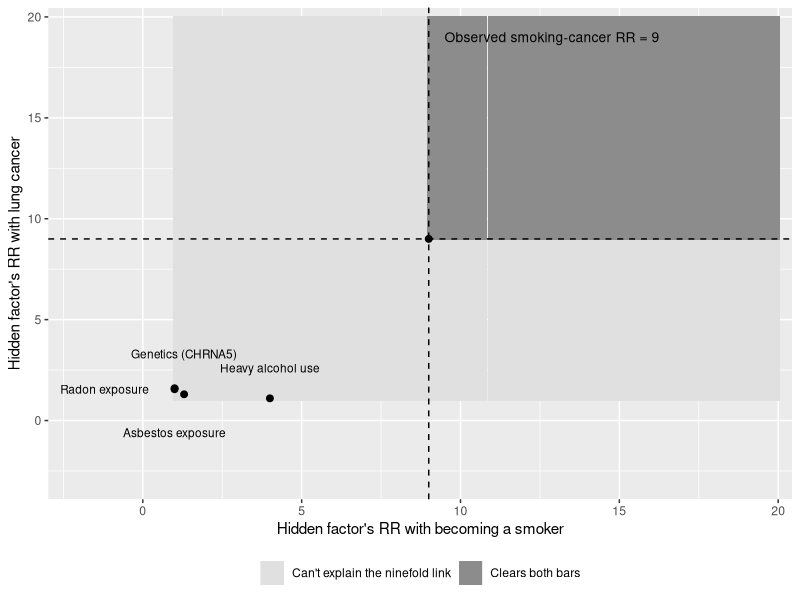
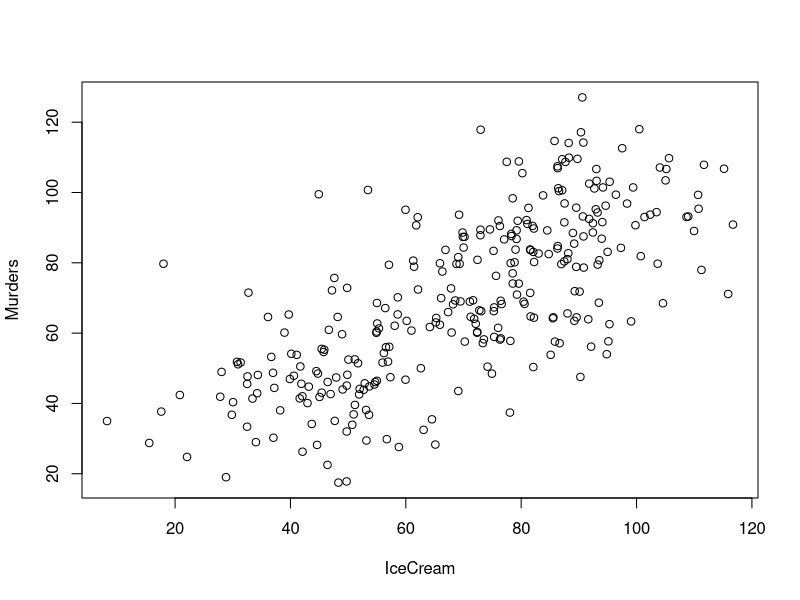
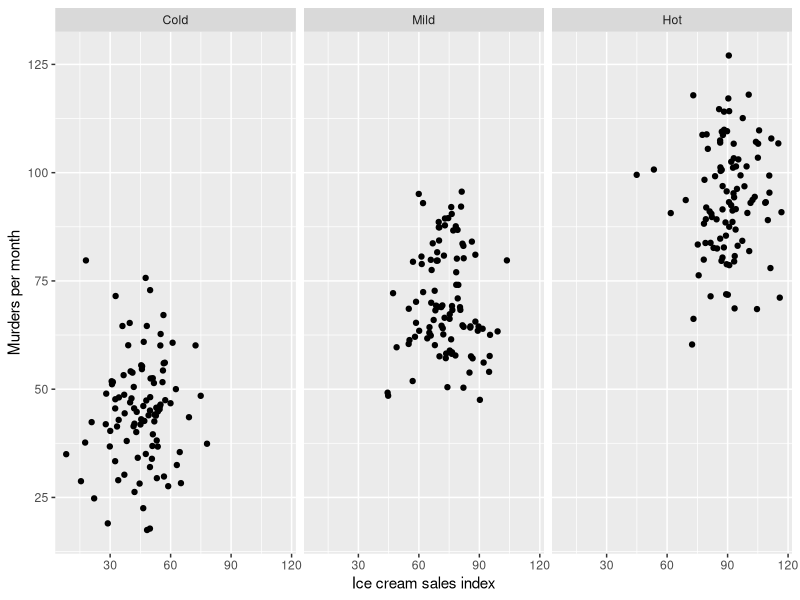
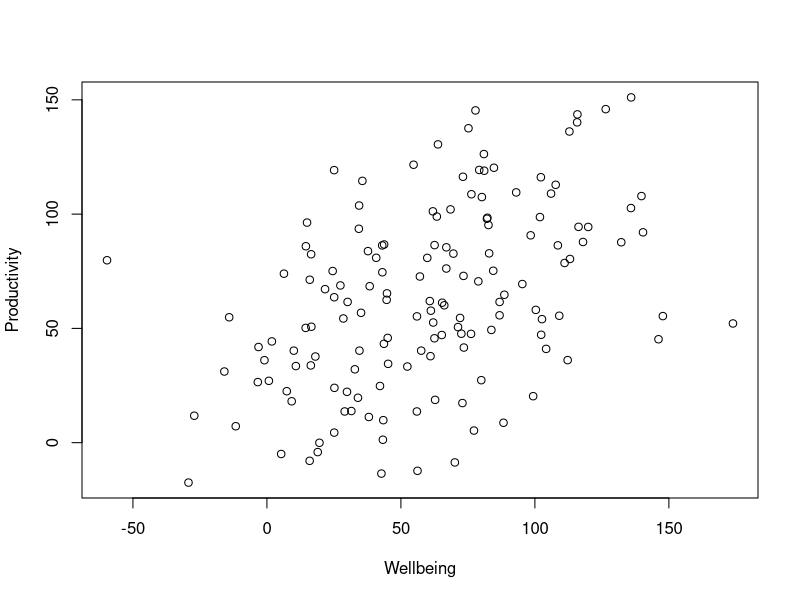
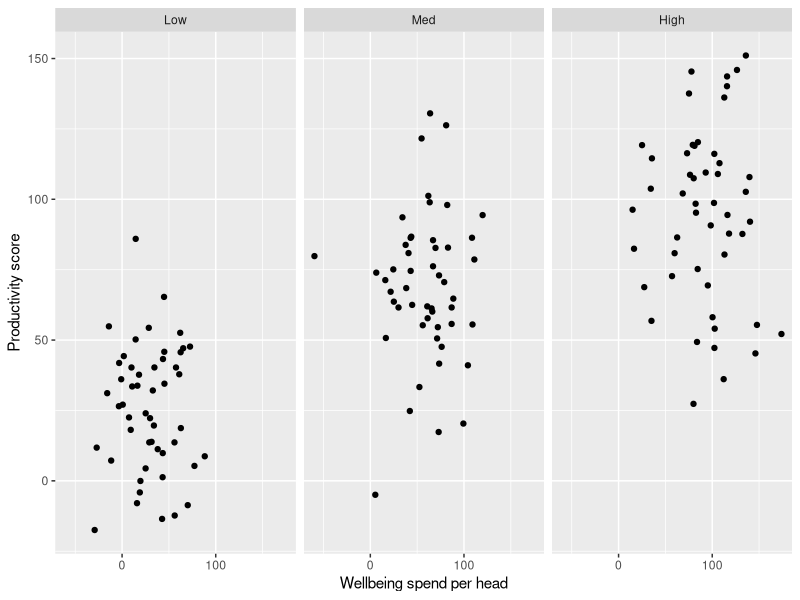
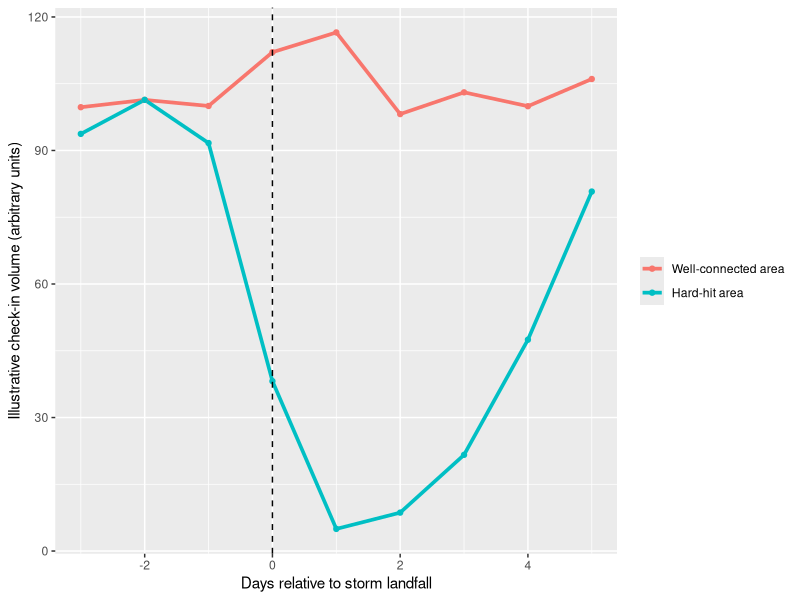
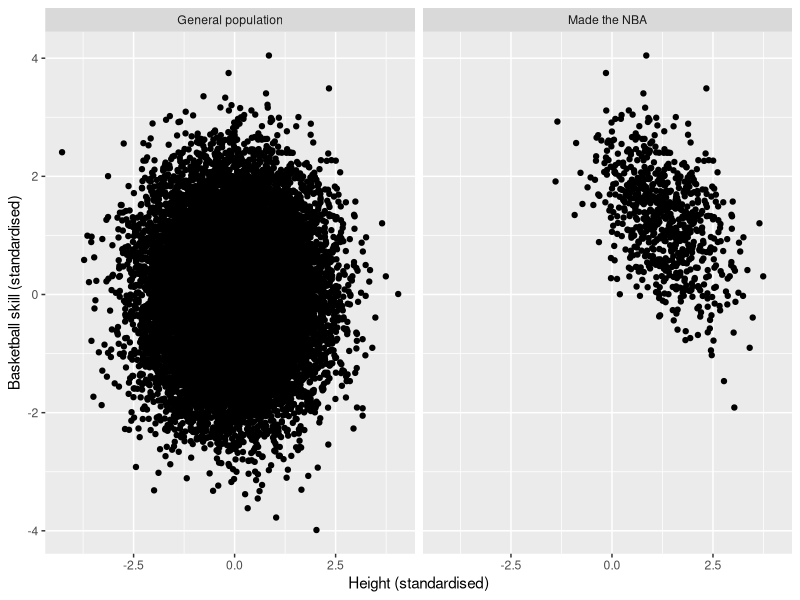
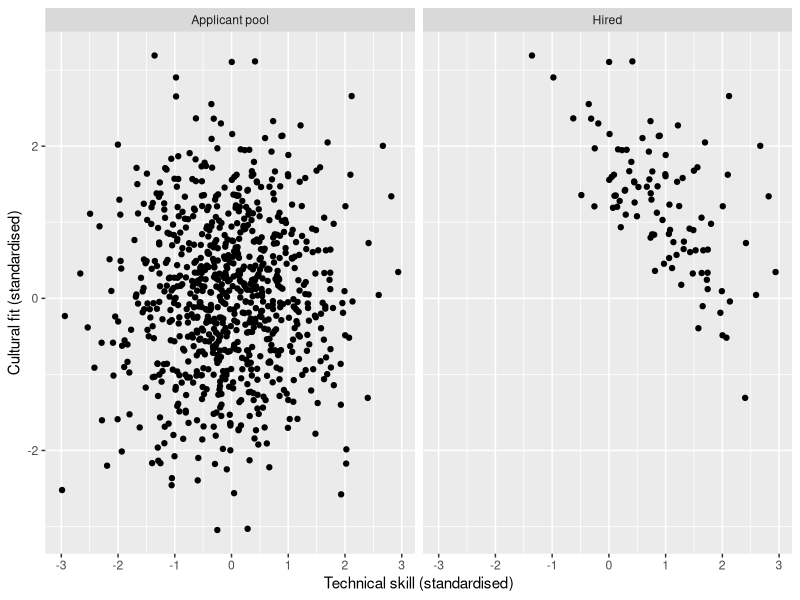

Source code (R) for these figures, in order:
## ---- chunk 1
knitr::opts_chunk$set(echo = FALSE, warning = FALSE, message = FALSE)
## ---- chunk 2
library(ggplot2)
## ---- chunk 3
RR_grid <- expand.grid(RR_smoke = seq(1, 20, 0.1), RR_cancer = seq(1, 20, 0.1))
RR_grid$Verdict <- ifelse(RR_grid$RR_smoke >= 9 & RR_grid$RR_cancer >= 9,
                           "Clears both bars", "Can't explain the ninefold link")

RR_points <- data.frame(
  Factor    = c("Genetics (CHRNA5)", "Radon exposure", "Asbestos exposure", "Heavy alcohol use"),
  RR_smoke  = c(1.3, 1.0, 1.0, 4.0),
  RR_cancer = c(1.3, 1.55, 1.6, 1.1),
  label_x   = c(1.3, 0.2, 1.0, 4.0),
  label_y   = c(3.3, 1.55, -0.6, 2.6),
  hjust     = c(0.5, 1, 0.5, 0.5)
)

ggplot(RR_grid, aes(RR_smoke, RR_cancer, fill = Verdict)) +
  geom_tile() +
  geom_vline(xintercept = 9, linetype = "dashed") +
  geom_hline(yintercept = 9, linetype = "dashed") +
  annotate("point", x = 9, y = 9, size = 2) +
  annotate("text", x = 9.5, y = 19, label = "Observed smoking-cancer RR = 9",
           hjust = 0, size = 3.5) +
  geom_point(data = RR_points, aes(RR_smoke, RR_cancer), inherit.aes = FALSE, size = 2) +
  geom_text(data = RR_points, aes(x = label_x, y = label_y, label = Factor, hjust = hjust),
            inherit.aes = FALSE, size = 3) +
  scale_fill_manual(values = c("Clears both bars" = "grey55",
                                "Can't explain the ninefold link" = "grey88")) +
  scale_x_continuous(expand = expansion(mult = c(0.16, 0.02))) +
  scale_y_continuous(expand = expansion(mult = c(0.16, 0.02))) +
  labs(x = "Hidden factor's RR with becoming a smoker",
       y = "Hidden factor's RR with lung cancer",
       fill = NULL) +
  theme(legend.position = "bottom")
## ---- chunk 4
set.seed(21)
Temp_grp <- rep(c("Cold", "Mild", "Hot"), each = 100)
Temp <- c(Cold = 45, Mild = 70, Hot = 90)[Temp_grp] + rnorm(300, 0, 4)

IceCream <- Temp + rnorm(300, 0, 11.7)
Murders <- Temp + rnorm(300, 0, 11.7)

plot(IceCream, Murders)
cor(IceCream, Murders)
## ---- chunk 5
Confound1 <- data.frame(IceCream, Murders,
                         Temp_grp = factor(Temp_grp, levels = c("Cold", "Mild", "Hot")))

ggplot(Confound1, aes(IceCream, Murders)) +
  geom_point() +
  facet_wrap(~ Temp_grp) +
  labs(x = "Ice cream sales index", y = "Murders per month")

tapply(seq_len(nrow(Confound1)), Confound1$Temp_grp,
       function(i) cor(Confound1$IceCream[i], Confound1$Murders[i]))
## ---- chunk 6
set.seed(271)
Res_grp <- rep(c("Low", "Med", "High"), each = 50)
Resourcing <- c(Low = 30, Med = 60, High = 90)[Res_grp] + rnorm(150, 0, 6)

Wellbeing <- Resourcing + rnorm(150, 0, 27.7)
Productivity <- Resourcing + rnorm(150, 0, 27.7)

plot(Wellbeing, Productivity)
cor(Wellbeing, Productivity)
## ---- chunk 7
Confound2 <- data.frame(Wellbeing, Productivity,
                         Res_grp = factor(Res_grp, levels = c("Low", "Med", "High")))

ggplot(Confound2, aes(Wellbeing, Productivity)) +
  geom_point() +
  facet_wrap(~ Res_grp) +
  labs(x = "Wellbeing spend per head", y = "Productivity score")

tapply(seq_len(nrow(Confound2)), Confound2$Res_grp,
       function(i) cor(Confound2$Wellbeing[i], Confound2$Productivity[i]))
## ---- chunk 8
set.seed(2013)
Sandy_df <- data.frame(
  Day = rep(-3:5, 2),
  Area = rep(c("Well-connected area", "Hard-hit area"), each = 9),
  Baseline = c(100, 99, 102, 108, 112, 106, 101, 99, 100,
               98, 101, 96, 40, 8, 6, 22, 55, 85)
)
Sandy_df$Checkins <- Sandy_df$Baseline + rnorm(18, 0, 3)
Sandy_df$Area <- factor(Sandy_df$Area, levels = c("Well-connected area", "Hard-hit area"))

ggplot(Sandy_df, aes(Day, Checkins, color = Area)) +
  geom_line(linewidth = 1.25) +
  geom_point() +
  geom_vline(xintercept = 0, linetype = "dashed") +
  labs(x = "Days relative to storm landfall",
       y = "Illustrative check-in volume (arbitrary units)",
       color = NULL)
## ---- chunk 9
set.seed(4)
Height <- rnorm(20000)
Skill <- rnorm(20000)
SelectionScore <- Height + Skill + rnorm(20000, 0, 0.9)
Made_NBA <- SelectionScore > 3

cor(Height, Skill)
cor(Height[Made_NBA], Skill[Made_NBA])
## ---- chunk 10
NBA_df <- rbind(
  data.frame(Height, Skill, Sample = "General population"),
  data.frame(Height = Height[Made_NBA], Skill = Skill[Made_NBA], Sample = "Made the NBA")
)
NBA_df$Sample <- factor(NBA_df$Sample, levels = c("General population", "Made the NBA"))

ggplot(NBA_df, aes(Height, Skill)) +
  geom_point() +
  facet_wrap(~ Sample) +
  labs(x = "Height (standardised)", y = "Basketball skill (standardised)")
## ---- chunk 11
set.seed(12)
TechSkill <- rnorm(800)
CultureFit <- rnorm(800)
HireScore <- TechSkill + CultureFit + rnorm(800, 0, 0.4)
Hired <- HireScore > 1.6

cor(TechSkill, CultureFit)
cor(TechSkill[Hired], CultureFit[Hired])
## ---- chunk 12
Hire_df <- rbind(
  data.frame(TechSkill, CultureFit, Sample = "Applicant pool"),
  data.frame(TechSkill = TechSkill[Hired], CultureFit = CultureFit[Hired], Sample = "Hired")
)
Hire_df$Sample <- factor(Hire_df$Sample, levels = c("Applicant pool", "Hired"))

ggplot(Hire_df, aes(TechSkill, CultureFit)) +
  geom_point() +
  facet_wrap(~ Sample) +
  labs(x = "Technical skill (standardised)", y = "Cultural fit (standardised)")
## ---- chunk 13
set.seed(34)
Tenure <- rnorm(150)
Confound_Training <- -Tenure + rnorm(150, 0, 1)
Confound_Sales <- Tenure + rnorm(150, 0, 1)

set.seed(286)
Reverse_Sales <- rnorm(150)
Reverse_Training <- -Reverse_Sales + rnorm(150, 0, 1.732)

set.seed(54)
Pop_Training <- rnorm(400)
Pop_Sales <- rnorm(400)
Retained <- Pop_Training + Pop_Sales + rnorm(400, 0, 0.3) > 0.5
Select_Training <- Pop_Training[Retained]
Select_Sales <- Pop_Sales[Retained]

Endog_df <- rbind(
  data.frame(Training = Confound_Training, Sales = Confound_Sales,
             Mechanism = "Confounding"),
  data.frame(Training = Reverse_Training, Sales = Reverse_Sales,
             Mechanism = "Reverse causation"),
  data.frame(Training = Select_Training, Sales = Select_Sales,
             Mechanism = "Selection bias")
)
Endog_df$Mechanism <- factor(Endog_df$Mechanism,
                              levels = c("Confounding", "Reverse causation", "Selection bias"))

ggplot(Endog_df, aes(Training, Sales)) +
  geom_point() +
  facet_wrap(~ Mechanism, scales = "free") +
  labs(x = "Training score", y = "Sales performance")
